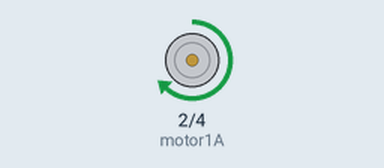
This sketch was run on a simulated Arduino Uno, built with avr-gcc and run on an emulated ATmega328P. On the bench: motor-driver pin pairs drawn as motors (green arrow = first pin HIGH = forward, orange = second pin HIGH = backward, longer = more drive).

Above: at 0.1 s.
Timing chart, 0 to 1.6 s (numbered marks = the images above):
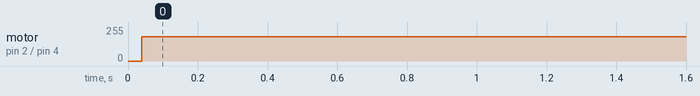

The sketch:

controlmotor_f2375aa1-4bfd-49ec-ae72-d06e0c5245e9.ino
```cpp
const int motor1A = 2;
const int motor1B = 4;
int velocidad = 0;
const int pwm1 = 2;
void setup() {
  pinMode(motor1A, OUTPUT);
  pinMode(motor1B, OUTPUT);
}

// the loop function runs over and over again forever
void loop() {
  digitalWrite(motor1A, HIGH);
  digitalWrite(motor1B, LOW);
  velocidad = 2;
  analogWrite(pwm1, velocidad);
}
```

Measured:
- by itself, motor on pin 2 (motor1A) / pin 4 (motor1B): stopped → forward 183/255 at 0.04 s
